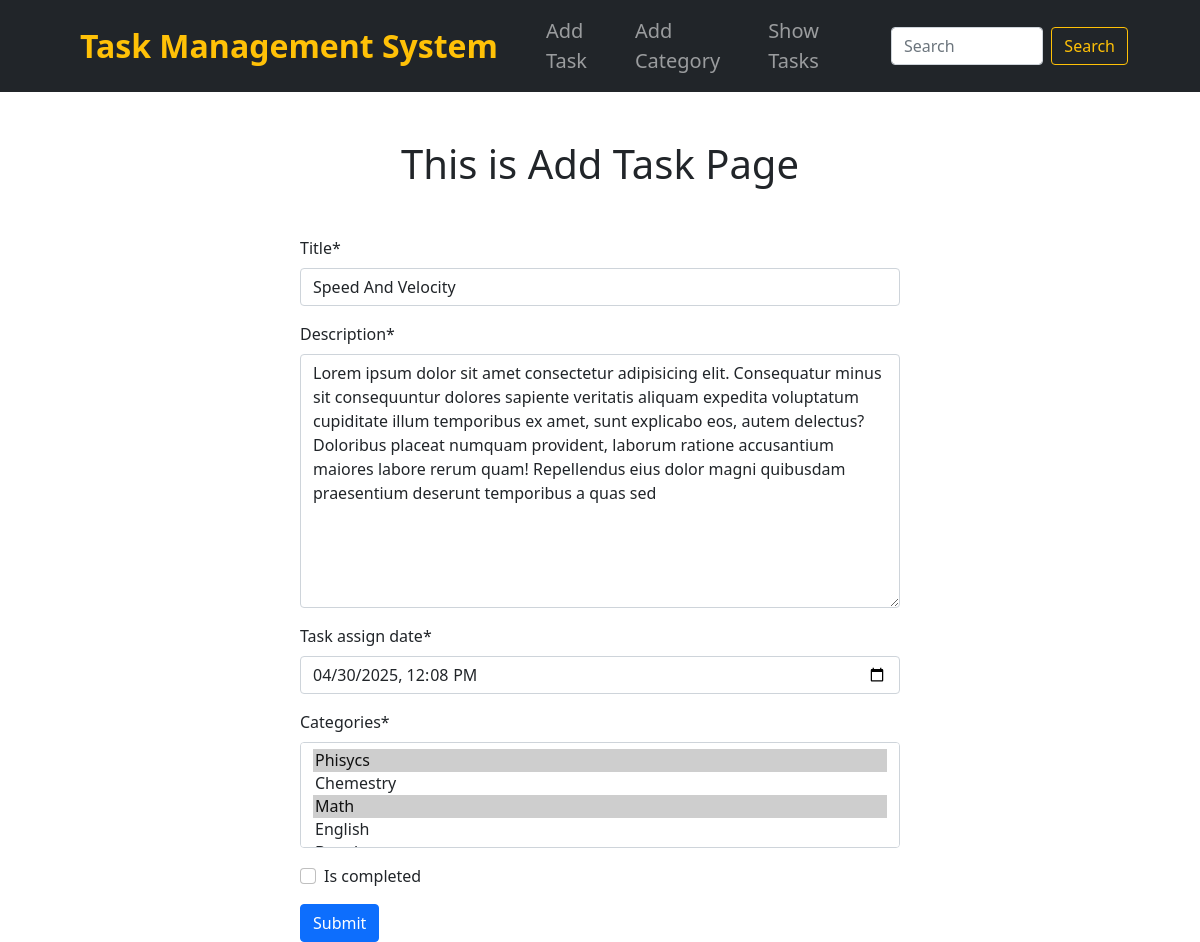
Screenshot of /task_app/edit_task/1 with the database file from the repository.
### task_app/models.py (models this page shows, shortened)
class Task(models.Model):
    title = models.CharField(max_length=200)
    description = models.TextField()
    task_assign_date = models.DateTimeField()
    categories = models.ManyToManyField(Category, related_name='tasks')
    is_completed = models.BooleanField(default=False)

### task_app/views.py (the view)
# urls.py: path('edit_task/<int:id>', views.edit_task, name= 'EditTaskPage'),
def edit_task(request, id):
    task_object = models.Task.objects.get(pk= id) # selecting the specific object of task
    task_form = forms.TaskForm(instance= task_object) # using task_object as TaskForm instance
    if request.method == "POST":
        task_form = forms.TaskForm(request.POST, instance= task_object)
        if task_form.is_valid():
            task_form.save()
            return redirect('HomePage')
    return render(request, 'add_task.html', context={ 'form' : task_form})

### task_app/forms.py
class TaskForm(forms.ModelForm):
    class Meta:
        model = models.Task
        fields = '__all__'
        widgets = {
            'task_assign_date': forms.DateTimeInput(attrs={'type': 'datetime-local'}),
        }

### category_app/models.py (called while the page is built)
    def __str__(self):
        return self.category_name

### task_app/templates/add_task.html (shortened to what this page needs)
{% extends 'base.html' %}
{% load crispy_forms_tags %}
{% block content %}
    <h1 class="text-center m-5">This is Add Task Page</h1>
    <form class="w-50 mx-auto" method="post">
        {{ form | crispy }}
        <button class="btn btn-primary" type="submit">Submit</button>
    </form>
{% endblock content %}

### rows the page displays
Task: title "Speed And Velocity", description "Lorem ipsum dolor sit amet consectetur adipisicing elit. Consequatur minus sit consequuntur dolores sapiente veritatis aliquam expedita voluptatum cupiditate illum temporibus ex amet, sunt explicabo eos, autem delectus? Doloribus placeat numquam provident, laborum ratione accusantium maiores labore rerum quam! Repellendus eius dolor magni quibusdam praesentium deserunt temporibus a quas sed", task_assign_date "04/30/2025 12:08"
